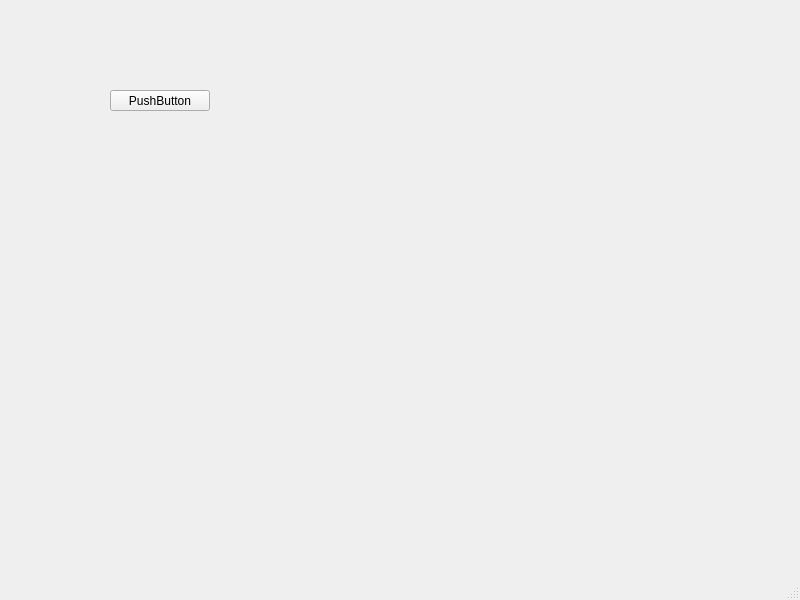
<?xml version="1.0" encoding="UTF-8"?>
<ui version="4.0">
 <class>MainWindow</class>
 <widget class="QMainWindow" name="MainWindow">
  <property name="geometry">
   <rect>
    <x>0</x>
    <y>0</y>
    <width>800</width>
    <height>600</height>
   </rect>
  </property>
  <property name="windowTitle">
   <string>MainWindow</string>
  </property>
  <widget class="QWidget" name="centralwidget">
   <widget class="QPushButton" name="pushButton">
    <property name="geometry">
     <rect>
      <x>110</x>
      <y>90</y>
      <width>100</width>
      <height>21</height>
     </rect>
    </property>
    <property name="minimumSize">
     <size>
      <width>20</width>
      <height>20</height>
     </size>
    </property>
    <property name="maximumSize">
     <size>
      <width>100</width>
      <height>100</height>
     </size>
    </property>
    <property name="text">
     <string>PushButton</string>
    </property>
   </widget>
  </widget>
  <widget class="QMenuBar" name="menubar">
   <property name="geometry">
    <rect>
     <x>0</x>
     <y>0</y>
     <width>800</width>
     <height>23</height>
    </rect>
   </property>
  </widget>
  <widget class="QStatusBar" name="statusbar"/>
 </widget>
 <resources/>
 <connections/>
</ui>
